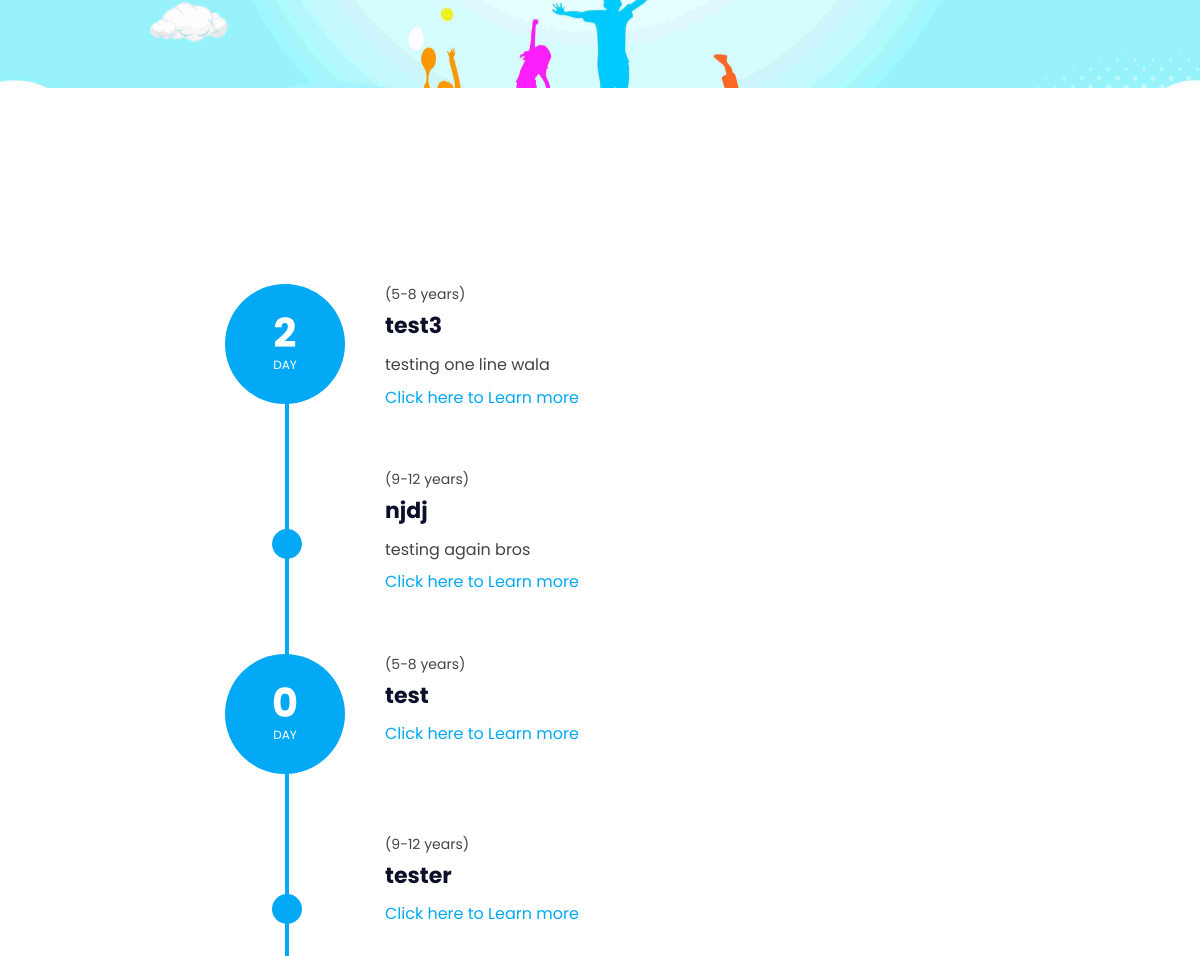
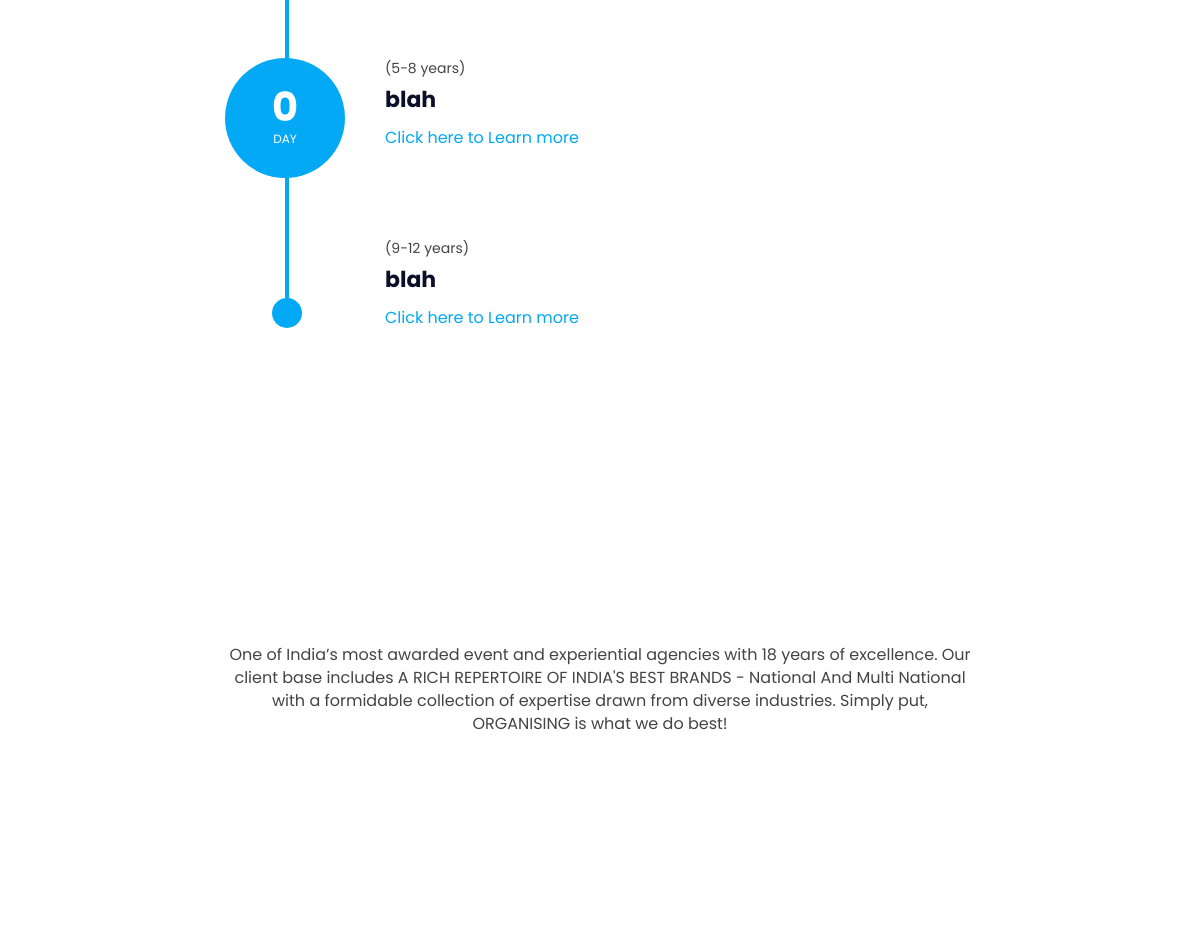
/ (middle part), run on an earlier commit of the app's database (2 pictures, top to bottom).
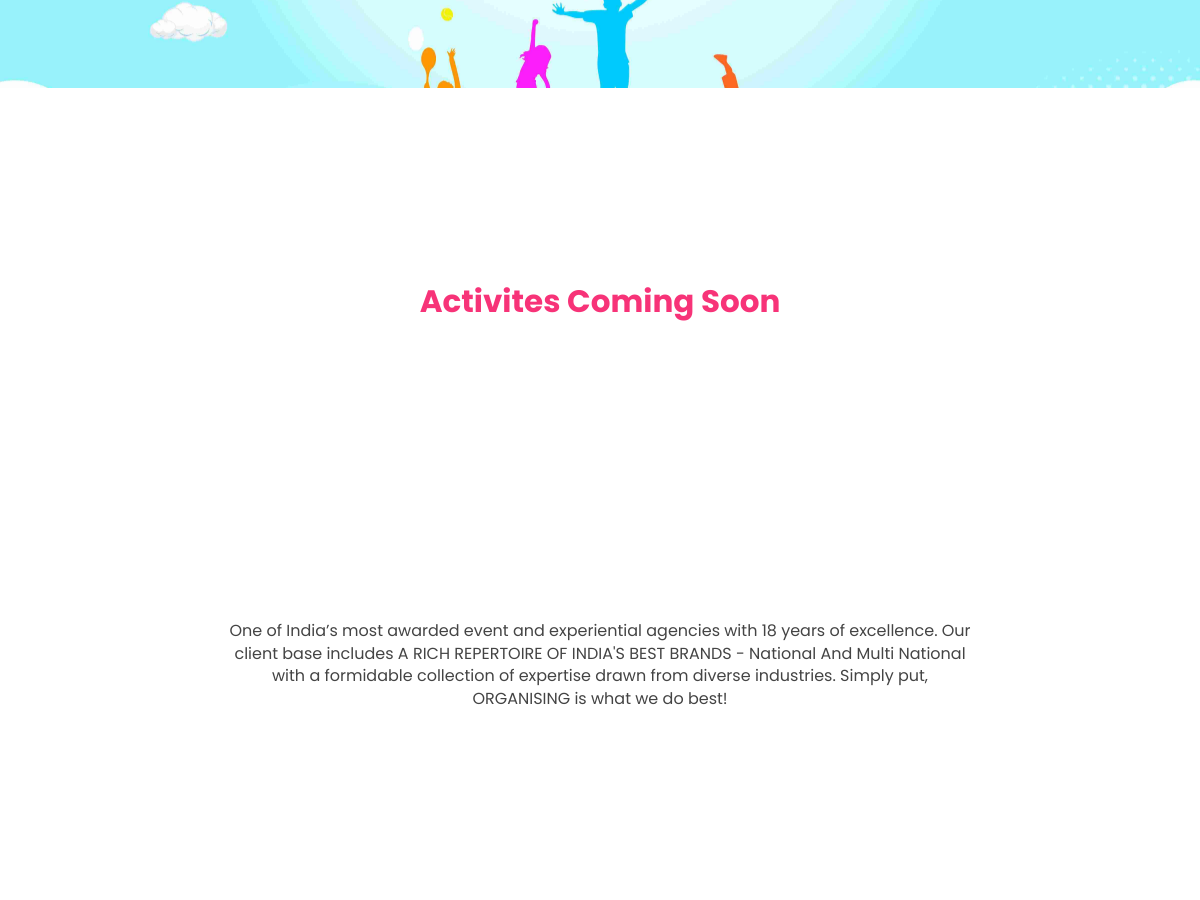
And on a later commit of the database.
### home/models.py (models this page shows, shortened)
class activity(models.Model):
	name_5 = models.CharField(max_length=50,default="",null=False)
	day = models.IntegerField(default = 0,null=False)
	oneline_5 = models.CharField(max_length=500,default="",null=False)
	description_5 = RichTextField(default=1)
	image_1_5 = models.ImageField(upload_to='activity_images',default="",null=True,blank=True)
	image_2_5 = models.ImageField(upload_to='activity_images',default="",null=True,blank=True)
	video_5 = models.CharField(max_length=500,default="",null=True,blank=True)
	unique_one_word_name_5 = models.CharField(max_length=10,default="",null=False)
	name_8 = models.CharField(max_length=50,default="",null=False)
	oneline_8 = models.CharField(max_length=500,default="",null=False)
	description_8 =RichTextField(default=1)
	image_1_8 = models.ImageField(upload_to='activity_images',default="",null=True,blank=True)
	image_2_8 = models.ImageField(upload_to='activity_images',default="",null=True,blank=True)
	video_8 = models.FileField(upload_to='videos',default="",null=True,blank=True)
	unique_one_word_name_8 = models.CharField(max_length=10,default="",null=False)

### home/views.py (the view)
# urls.py: 2. Add a URL to urlpatterns:  path('', views.home, name='home')
def home(request):
    activities = activity.objects.all().order_by('-day')
    context = {
        'activities':activities
    }
    user_agent = get_user_agent(request)
    if user_agent.is_mobile:
        return render(request, "mobileindex.html", context)
    else:
        return render(request, "index.html", context)

### Templates/index.html (shortened to what this page needs)
{% load static %}
<!DOCTYPE html>
<html lang="en">
<head>
	<link type="text/css" rel="stylesheet" href="{% static 'css/bootstrap.min.css' %}" />
	<link type="text/css" rel="stylesheet" href="{% static 'css/owl.carousel.css' %}" />
	<link type="text/css" rel="stylesheet" href="{% static 'css/owl.theme.default.css' %}" />
	<link rel="stylesheet" href="{% static 'css/font-awesome.min.css' %}">
	<link type="text/css" rel="stylesheet" href="{% static 'css/style.css' %}" />
</head>
<body>
	<div id="video-cta" class="section">
		<div class="section-bg" style="background-image:url({% static 'img/FINAL.jpg' %})" data-stellar-background-ratio="0.5"></div>
	</div>
	<div id="schedule" class="section">
		<div class="container">
			<div class="row">
				<div class="section-title">
					<h3 class="title"><span>Activity</span> <span style="color: #f73378;">Schedule</span></h3>
				</div>
				<div class="col-md-8 col-md-offset-2">
					<div class="events-wrapper">
						{% if not activities %}
						<div class="text-center">
							<h2 style="color: #f73378;">Activites Coming Soon</h2>
						</div>
						{% else %}
						{% for activity in activities %}
						<div class="event">
							<div class="event-day">
								<div>
									<span class="day">{{activity.day}}</span>
									<span class="year">Day</span>
								</div>
							</div>
							<div class="event-content">
								<p class="event-time">(5-8 years)</p>
								<h3 class="event-title">{{activity.name_5}} </h3>
								<p>{{activity.oneline_5}}</p>
								<p><a data-toggle="modal" data-target="#{{activity.unique_one_word_name_5}}" >Click here to Learn more</a></p>
							</div>
						</div>
						<div class="event">
							<div class="event-hour"></div>
							<div class="event-content">
								<p class="event-time">(9-12 years)</p>
								<h3 class="event-title">{{activity.name_8}}</h3>
								<p>{{activity.oneline_8}}</p>
								<p><a data-toggle="modal" data-target="#{{activity.unique_one_word_name_8}}">Click here to Learn more</a></p>
							</div>
						</div>
						{% endfor %}
						{% endif %}
					</div>
				</div>
			</div>
		</div>
	</div>
				<div id="organiser" class="section">
					<div class="container">
						<div class="row">
							<div class="section-title">
								<h3 class="title"><span>About</span> <span style="color: #f73378;">Aura</span></h3>
							</div>
							<div class="col-md-8 col-md-offset-2 text-center">
								<div class="about-content">
								<p>One of India’s most awarded event and experiential agencies with 18 years of excellence. Our client base includes A RICH REPERTOIRE OF INDIA'S BEST BRANDS - National And Multi National with a formidable collection of expertise drawn from diverse industries. Simply put, ORGANISING is what we do best!</p>
								</div>
							</div>
						</div>
					</div>
				</div>
	<div id="sponsors" class="section">
	</div>
</body>
</html>

What changed in the data, as far as the page shows it:
removed activity: day "2", name_5 "test3", oneline_5 "testing one line wala", name_8 "njdj", oneline_8 "testing again bros"
removed activity: day "0", name_5 "test", name_8 "tester"
removed activity: day "0", name_5 "blah", name_8 "blah"
Also different on the page:
text now shown: "Activites Coming Soon"
